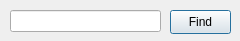
<?xml version="1.0" encoding="UTF-8"?>
<ui version="4.0">
 <class>DlgFindRepl</class>
 <widget class="QDialog" name="DlgFindRepl">
  <property name="geometry">
   <rect>
    <x>0</x>
    <y>0</y>
    <width>240</width>
    <height>41</height>
   </rect>
  </property>
  <property name="windowTitle">
   <string>Find </string>
  </property>
  <widget class="QLineEdit" name="leFind">
   <property name="geometry">
    <rect>
     <x>10</x>
     <y>10</y>
     <width>151</width>
     <height>22</height>
    </rect>
   </property>
  </widget>
  <widget class="QPushButton" name="pbFind">
   <property name="geometry">
    <rect>
     <x>170</x>
     <y>10</y>
     <width>61</width>
     <height>24</height>
    </rect>
   </property>
   <property name="text">
    <string>Find</string>
   </property>
  </widget>
 </widget>
 <resources/>
 <connections/>
</ui>
